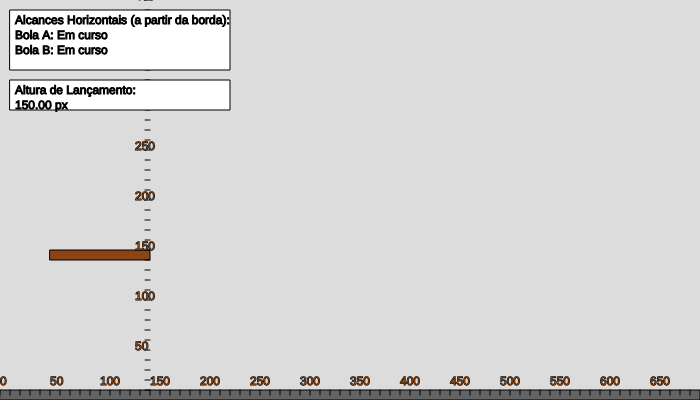
Frame 1 (no input)
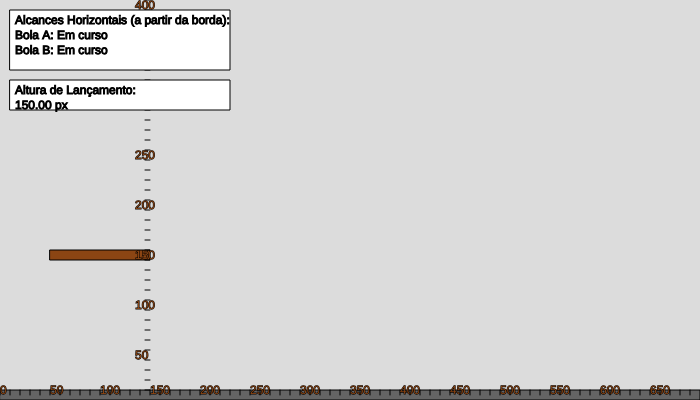
Frame 60 (no input)
Frame 120 (the mouse pressed at the canvas centre since frame 60): identical to frame 60, image omitted

The p5.js sketch that drew these frames (run headless with seeded random() and noise() and a simulated clock; from frame 60 on, the mouse is pressed at the canvas centre):

// p5.js sketch
// ── sketch.js
let ball1, ball2;
let gravity = 9.8; // Aceleração devido à gravidade
let velocity = 1; // Velocidade inicial horizontal
let impactPoints = []; // Lista para armazenar os pontos de impacto
let tableEdgeX; // Posição X da borda da mesa
let currentBallIndex = 0; // Índice da bola atual (0 para ball1, 1 para ball2)
let balls; // Array de bolas
let itemAButton, itemBButton, itemCButton, itemDButton, itemEButton;
let startSimulation = false; // Controle para iniciar a simulação
let massFactorA = 1; // Fator de massa para a bola A
let massFactorB = 1; // Fator de massa para a bola B

function setup() {
  createCanvas(700, 400);
  tableEdgeX = 50 + (width - 600); // Calculando a posição da borda da mesa
  // Criando as bolas com diferentes massas
  ball1 = new Ball(tableEdgeX, height - 160, 20, 'A'); // Ball(x, y, diameter, label)
  ball2 = new Ball(tableEdgeX, height - 160, 20, 'B');
  balls = [ball1, ball2];

  // Criando o botão ITEM A
  itemAButton = createButton('ITEM A: Ambas as bolas atingem o chão aproximadamente à mesma distância horizontal da base da mesa');
  itemAButton.position(width / 2 - itemAButton.size().width / 2, height + 20);
  itemAButton.mousePressed(applyEqualGravity);

  // Criando o botão ITEM B
  itemBButton = createButton('ITEM B: Bola B atinge o chão aproximadamente à metade da distância horizontal da bola A');
  itemBButton.position(width / 2 - itemBButton.size().width / 2, height + 50);
  itemBButton.mousePressed(applyHalfDistanceB);

  // Criando o botão ITEM C
  itemCButton = createButton('ITEM C: Bola A atinge o chão a cerca da metade da distância horizontal da bola B');
  itemCButton.position(width / 2 - itemCButton.size().width / 2, height + 80);
  itemCButton.mousePressed(applyHalfDistanceA);

  // Criando o botão ITEM D
  itemDButton = createButton('ITEM D: Bola B atinge o chão consideravelmente mais perto da base da mesa do que a bola A');
  itemDButton.position(width / 2 - itemDButton.size().width / 2, height + 110);
  itemDButton.mousePressed(applyShorterDistanceB);

  // Criando o botão ITEM E
  itemEButton = createButton('ITEM E: Bola A atinge o chão consideravelmente mais perto da base da mesa do que a bola B');
  itemEButton.position(width / 2 - itemEButton.size().width / 2, height + 140);
  itemEButton.mousePressed(applyShorterDistanceA);
}

function draw() {
  background(220);

  // Desenhando o solo
  fill(100); // Cor cinza escuro
  rect(0, height - 10, width, 10); // Retângulo representando o solo

  // Desenhando a mesa com comprimento menor
  fill(139, 69, 19); // Cor marrom
  rect(50, height - 150, width - 600, 10); // Retângulo representando a mesa (comprimento menor)

  // Desenhando as réguas
  drawRuler();

  if (startSimulation) {
    // Atualizando e desenhando a bola atual
    balls[currentBallIndex].update();
    balls[currentBallIndex].display();

    // Verificando se a bola atual atingiu o solo e passando para a próxima bola
    if (balls[currentBallIndex].hasHitGround()) {
      if (currentBallIndex < balls.length - 1) {
        currentBallIndex++;
      }
    }
  }

  // Desenhando os pontos de impacto
  drawImpactPoints();

  // Desenhando os painéis de informação
  drawInfoPanels();
}

class Ball {
  constructor(x, y, diameter, label) {
    this.x = x;
    this.y = y;
    this.diameter = diameter;
    this.label = label;
    this.velocityX = velocity; // Velocidade horizontal inicial
    this.velocityY = 0; // Velocidade vertical inicial
    this.onTable = true; // Estado inicial: bola está na mesa
    this.startTime = 0; // Tempo inicial para quando a bola cai
    this.impactX = null; // Posição X de impacto
    this.massFactor = 1; // Fator de multiplicação para a massa da bola (1 para ambos inicialmente)
  }

  update() {
    // Atualizando a posição horizontal da bola enquanto estiver na mesa
    if (this.onTable) {
      this.x += this.velocityX;

      // Verificando se a bola saiu da borda da mesa
      if (this.x + this.diameter / 2 > tableEdgeX) {
        this.onTable = false; // Bola saiu da mesa
        this.startTime = millis(); // Tempo inicial quando a bola cai
        this.startY = this.y; // Posição vertical inicial quando a bola sai da mesa
      }
    }

    // Atualizando a posição vertical e horizontal da bola quando sair da mesa
    if (!this.onTable) {
      let t = (millis() - this.startTime) / 1000; // Tempo em segundos desde que a bola saiu da mesa
      this.y = this.startY + 0.5 * gravity * t * t;
      this.x += this.velocityX * this.massFactor; // Ajustando a posição horizontal com base no fator de massa

      // Verificando se a bola atingiu o solo
      if (this.y + this.diameter / 2 >= height - 10) {
        // Bola atingiu o chão, parar a velocidade vertical
        this.velocityY = 0;
        // Evitando que a bola afunde no chão
        this.y = height - 10 - this.diameter / 2;
        this.velocityX = 0; // Parar a velocidade horizontal

        // Adicionando ponto de impacto na lista
        if (this.impactX === null) {
          this.impactX = this.x - tableEdgeX; // Calculando a distância a partir da borda da mesa
          impactPoints.push({ x: this.x, label: this.label });
        }
      }
    }
  }

  display() {
    // Desenhando a bola
    fill(255); // Cor branca para as bolas
    ellipse(this.x, this.y, this.diameter);
    // Desenhando a letra no centro da bola
    fill(0); // Cor preta para a letra
    textAlign(CENTER, CENTER);
    text(this.label, this.x, this.y);
  }

  hasHitGround() {
    // Verifica se a bola atingiu o solo
    return this.y + this.diameter / 2 >= height - 10;
  }
}

function drawImpactPoints() {
  fill(255, 0, 0); // Cor vermelha para os pontos de impacto
  for (let point of impactPoints) {
    ellipse(point.x, height - 10, 5, 5); // Desenhando o ponto de impacto
    text(point.label, point.x, height - 20); // Desenhando a letra da bola no ponto de impacto
  }
}

function drawRuler() {
  stroke(0);

  // Desenhando a régua horizontal
  for (let i = 0; i < width; i += 10) {
    line(i, height - 10, i, height - 5);
    if (i % 50 === 0) {
      text(i, i, height - 15);
    }
  }

  // Desenhando a régua vertical passando pelo ponto de lançamento da bola
  for (let j = height - 10; j >= 0; j -= 10) {
    line(tableEdgeX, j, tableEdgeX - 5, j);
    if ((height - j) % 50 === 0) {
      text(height - j, tableEdgeX - 15, j);
    }
  }
}

function drawInfoPanels() {
  fill(255); // Cor branca para os painéis
  rect(10, 10, 220, 60); // Painel para os alcances horizontais
  rect(10, 80, 220, 30); // Painel para a altura de lançamento

  fill(0); // Cor preta para o texto
  textSize(12);

  // Exibindo os alcances horizontais das bolas
  textAlign(LEFT, TOP);
  text("Alcances Horizontais (a partir da borda):", 15, 15);
  text("Bola A: " + (ball1.impactX !== null ? nf(ball1.impactX, 1, 2) + " px" : "Em curso"), 15, 30);
  text("Bola B: " + (ball2.impactX !== null ? nf(ball2.impactX, 1, 2) + " px" : "Em curso"), 15, 45);

  // Exibindo a altura de lançamento
  text("Altura de Lançamento:", 15, 85);
  text(nf(height - 250, 1, 2) + " px", 15, 100);
}

function restartSimulation() {
  // Reinicializando as bolas e os pontos de impacto
  ball1 = new Ball(tableEdgeX, height - 160, 20, 'A');
  ball2 = new Ball(tableEdgeX, height - 160, 20, 'B');
  ball1.massFactor = massFactorA;
  ball2.massFactor = massFactorB;
  balls = [ball1, ball2];
  currentBallIndex = 0;
  impactPoints = [];
  startSimulation = true; // Iniciar a simulação
}

function applyEqualGravity() {
  // Aplicando a gravidade igual para ambas as bolas
  massFactorA = 1; // Sem ajuste de distância
  massFactorB = 1; // Sem ajuste de distância
  restartSimulation();
}

function applyHalfDistanceB() {
  // Aplicando a condição para que a bola B percorra metade da distância horizontal em relação à bola A
  massFactorA = 1; // Fator de massa padrão para a bola A
  massFactorB = 0.5; // Fator de massa para a bola B
  restartSimulation();
}

function applyHalfDistanceA() {
  // Aplicando a condição para que a bola A percorra metade da distância horizontal em relação à bola B
  massFactorA = 0.5; // Fator de massa para a bola A
  massFactorB = 1; // Fator de massa padrão para a bola B
  restartSimulation();
}

function applyShorterDistanceB() {
  // Aplicando a condição para que a bola B percorra uma distância menor em relação à bola A
  massFactorA = 1; // Fator de massa padrão para a bola A
  massFactorB = 0.75; // Fator de massa menor para a bola B
  restartSimulation();
}

function applyShorterDistanceA() {
  // Aplicando a condição para que a bola A percorra uma distância menor em relação à bola B
  massFactorA = 0.75; // Fator de massa menor para a bola A
  massFactorB = 1; // Fator de massa padrão para a bola B
  restartSimulation();
}

// ── style.css
body {
  display: flex;
  flex-direction: column;
  align-items: center;
  margin: 0;
  padding: 0;
}

main {
  margin-bottom: 20px;
  /* Add margin to separate the canvas from other elements */
}

.instructions {
  margin-top: 20px;
  /* Add margin to separate the instructions from the canvas */
  text-align: center;
  /* Center align the text */
}

form {
  margin-top: 20px;
  /* Add margin to separate the form from other elements */
  text-align: left;
  /* Align text to the left */
}
